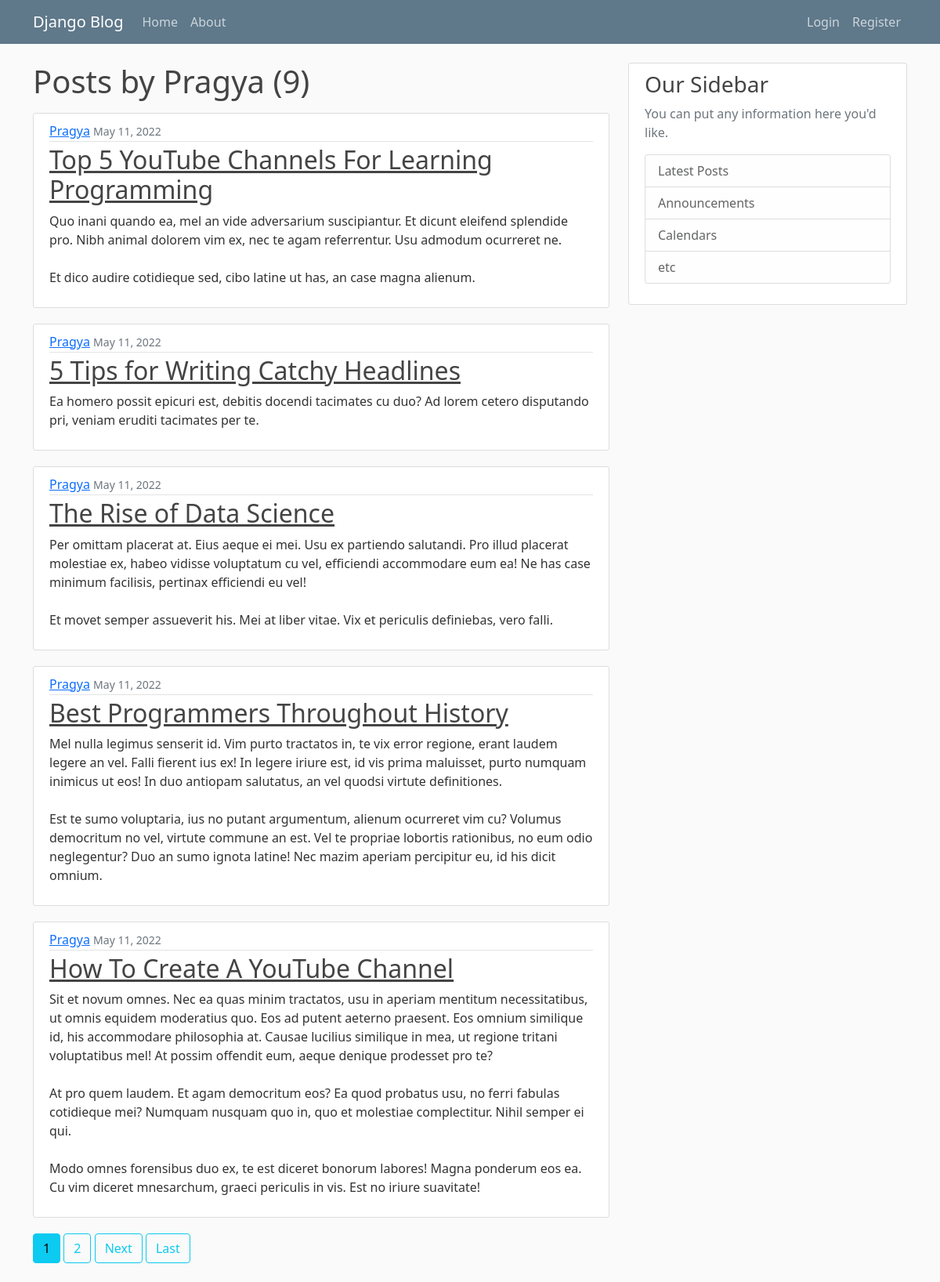
Screenshot of /user/Pragya with the database file from the repository.
### blog/models.py (models this page shows, shortened)
class Post(models.Model):
    title = models.CharField(max_length=100)
    content = models.TextField()
    date_posted = models.DateTimeField(default=timezone.now)
    author = models.ForeignKey(User, on_delete=models.CASCADE)

### blog/views.py (the view)
# urls.py: path('user/<str:username>', UserPostListView.as_view(), name='user_posts'),
class UserPostListView(ListView):
    model = Post
    template_name = 'blog/user_post.html'  # <app>/<model>_<viewtype>.html
    context_object_name = 'posts'
    ordering = ['-date_posted']
    paginate_by= 5
    def get_queryset(self):
        user=get_object_or_404(User, username=self.kwargs.get('username'))
        return Post.objects.filter(author=user).order_by('-date_posted')

### blog/templates/blog/user_post.html (shortened to what this page needs)
{% extends "blog/base.html" %}
{% block content %}
<h1 class="mb-3">Posts by {{view.kwargs.username}} ({{page_obj.paginator.count}})</h1>
{% for post in posts %}
<article class="media content-section">
    <div class="media-body">
      <div class="article-metadata">
        <a class="mr-2" href="{% url 'user_posts' post.author.username %}">{{ post.author }}</a>
        <small class="text-muted">{{ post.date_posted| date:"F d, Y" }}</small>
      </div>
      <h2><a class="article-title" href="{% url 'post_detail'  post.id %}">{{ post.title }}</a></h2>
      <p class="article-content">{{ post.content }}</p>
    </div>
  </article>
{% endfor %}
{% if is_paginated %}
  {% for num in page_obj.paginator.page_range %}
        {% if page_obj.number == num %}
        <a class="btn btn-info mb-4" href="?page={{num}}"> {{num}} </a>
        {% elif num > page_obj.number|add:'-3' and num < page_obj.number|add:'3' %}
        <a class="btn btn-outline-info mb-4" href="?page={{num}}"> {{num}} </a>
        {% endif%}
  {% endfor %}
  {% if page_obj.has_next %}
  <a class="btn btn-outline-info mb-4" href="?page={{page_obj.next_page_number}}"> Next </a>
  <a class="btn btn-outline-info mb-4" href="?page={{page_obj.paginator.num_pages}}"> Last </a>
  {% endif %}
{% endif %}
{% endblock %}

### blog/static/blog/main.css (style rules this page uses)
body { background: #fafafa; color: #333333; margin-top: 5rem; }
h1, h2, h3, h4, h5, h6 { color: #444444; }
.content-section { background: #ffffff; padding: 10px 20px; border: 1px solid #dddddd; border-radius: 3px; margin-bottom: 20px; }
.article-title { color: #444444; }
.article-content { white-space: pre-line; }
.article-metadata { padding-bottom: 1px; margin-bottom: 4px; border-bottom: 1px solid #e3e3e3 }

### rows the page displays
Post: author "Pragya", date_posted "May 11, 2022", title "Top 5 YouTube Channels For Learning Programming", content "Quo inani quando ea, mel an vide adversarium suscipiantur. Et dicunt eleifend splendide pro. Nibh animal dolorem vim ex, nec te agam referrentur. Usu admodum ocurreret ne. Et dico audire cotidieque sed, cibo latine ut has, an case magna alienum."
Post: author "Pragya", date_posted "May 11, 2022", title "5 Tips for Writing Catchy Headlines", content "Ea homero possit epicuri est, debitis docendi tacimates cu duo? Ad lorem cetero disputando pri, veniam eruditi tacimates per te."
Post: author "Pragya", date_posted "May 11, 2022", title "The Rise of Data Science", content "Per omittam placerat at. Eius aeque ei mei. Usu ex partiendo salutandi. Pro illud placerat molestiae ex, habeo vidisse voluptatum cu vel, efficiendi accommodare eum ea! Ne has case minimum facilisis, pertinax efficiendi eu vel! Et movet semper assueverit his. Mei at liber vitae. Vix et periculis definiebas, vero falli."
Post: author "Pragya", date_posted "May 11, 2022", title "Best Programmers Throughout History", content "Mel nulla legimus senserit id. Vim purto tractatos in, te vix error regione, erant laudem legere an vel. Falli fierent ius ex! In legere iriure est, id vis prima maluisset, purto numquam inimicus ut eos! In duo antiopam salutatus, an vel quodsi virtute definitiones. Est te sumo voluptaria, ius no putant argumentum, alienum ocurreret vim cu? Volumus democritum no vel, virtute commune an est. Vel te propriae lobortis rationibus, no eum odio neglegentur? Duo an sumo ignota latine! Nec mazim aperiam percipitur eu, id his dicit omnium."
Post: author "Pragya", date_posted "May 11, 2022", title "How To Create A YouTube Channel", content "Sit et novum omnes. Nec ea quas minim tractatos, usu in aperiam mentitum necessitatibus, ut omnis equidem moderatius quo. Eos ad putent aeterno praesent. Eos omnium similique id, his accommodare philosophia at. Causae lucilius similique in mea, ut regione tritani voluptatibus mel! At possim offendit eum, aeque denique prodesset pro te? At pro quem laudem. Et agam democritum eos? Ea quod probatus usu, no ferri fabulas cotidieque mei? Numquam nusquam quo in, quo et molestiae complectitur. Nihil semper ei qui. Modo omnes forensibus duo ex, te est diceret bonorum labores! Magna ponderum eos ea. Cu vim diceret mnesarchum, graeci periculis in vis. Est no iriure suavitate!"

### other values shown
{{ view.kwargs.username }} "Pragya"
{{ page_obj.paginator.count }} "9"
{{ num }} "1"
{{ num }} "2"
